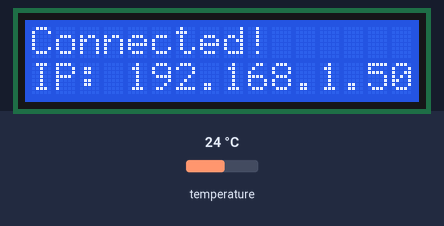
A sketch run on a simulated Arduino Uno, built with avr-gcc and run on an emulated ATmega328P. Shown: 16×2 character LCD. Inputs (shaded band) come from the test bench; at power-on: temperature 24 °C. WiFi joins after 1.5 s; servers stay silent unless stated; the local clock reads 2024-03-15 10:24:30 at power-on unless the sketch sets it; no MQTT or app messages arrive unless stated; what the sketch prints to the serial monitor is not drawn.

Above: at 2.6 s.
At 5.8 s:
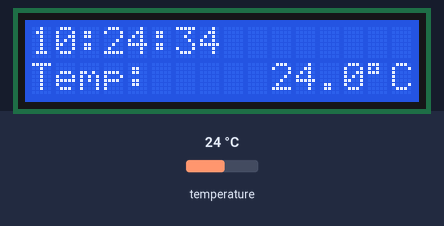
5.9 s: temperature set to 12 °C
At 7.1 s:
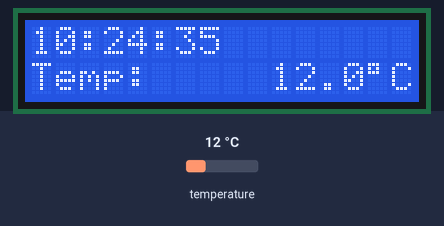
8.8 s: temperature set to 19 °C
At 9.7 s:
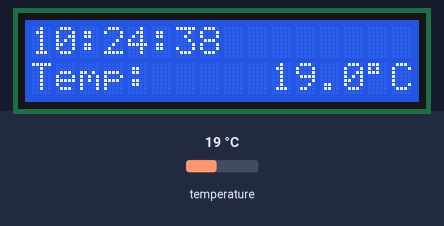
11.8 s: temperature set to 28 °C
At 13.1 s:
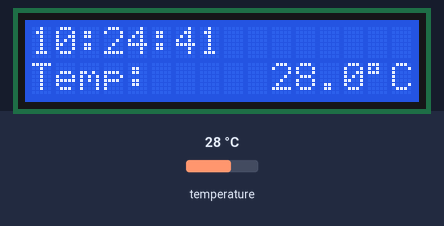
Timing chart, 0 to 14.8 s (numbered marks = the images above; inputs shaded):
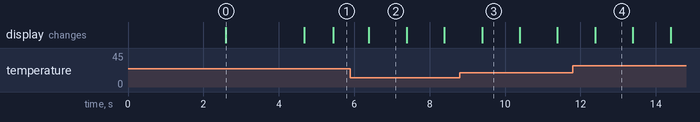

Measured:
- what the display in image 0 shows lasts 2.1 s, from 2.6 s to 4.7 s
- what the display in image 2 shows lasts 1.0 s, from 6.4 s to 7.4 s

The sketch:

temp_softa.ino
```cpp
#include <LiquidCrystal.h>
#include <Ethernet.h>
#include <PubSubClient.h>
#include <TimeLib.h>
#include <Timezone.h>
#include <OneWire.h>
#include <DallasTemperature.h>

LiquidCrystal lcd(8, 7, 6, 5, 4, 3);

#define MODE A0
boolean TEST_MODE = false;

OneWire oneWire(2);                         //temperature sensor data wire connected to d2
DallasTemperature sensor(&oneWire);

char TEMPERATURE[6] = {};                   //char array for measured temperature

#define SERIAL_ON                           //define SERIAL_ON for debugging

void measure();
void refreshDisplay();
void testMode();

////////////////////////////////////////////////////////////////////////////////////////////////////////////////////////////
//===-----------------------------------------Ethernet and MQTT-------------------------------------------------------===//
//////////////////////////////////////////////////////////////////////////////////////////////////////////////////////////
EthernetClient ethClient;
static uint8_t mac[6] = {0x44, 0x76, 0x58, 0x10, 0x00, 0x42};             //arduinos mac address


char* deviceId = "2020_DI_B_22";                                          //mqtt client username
char* clientId = "2020_CI_B_22";                                          //mqtt client id
char* devicePass = "tamk1";                                               //mqtt password

unsigned int Port = 10884;                                                //mqtt port
byte server[] = {193, 167, 167,59};                                       // TAMK IP

void callback(char* topic, byte* payload, unsigned int length);           // subscription callback for received MQTT messages

PubSubClient client(server, Port, callback, ethClient);                   // mqtt client

 #define inTopic    "ICT1B_in_2020"                                        // * MQTT channel where data are received
 #define outTopic   "ICT1B_out_2020"                                       // * MQTT channel where data is send

 void initEthernet();
 void connectMQTT();
 void sendJSON();

//////////////////////////////////////////////////////////////////////////////////////////////////////////////////////////


/////////////////////////////////////////////////////////////////////////////////////////////////////////////////////////
//===------------------------------------------------TIME----------------------------------------------------------===//
///////////////////////////////////////////////////////////////////////////////////////////////////////////////////////
const int NTP_PACKET_SIZE= 48;                                // NTP time stamp is in the first 48 bytes of the message

byte packetBuffer[ NTP_PACKET_SIZE];                          //create byte array as buffer for NTP messages

EthernetUDP Udp;

TimeChangeRule euDST = {"DST", Last, Sun, Mar, 3, 180};      //Daylight saving time
TimeChangeRule euST = {"ST", Last, Sun, Oct, 4, 120};        //Standard time

Timezone euEastern(euDST, euST);                             //Timezone

void sendNTP();
time_t getNTP();

///////////////////////////////////////////////////////////////////////////////////////////////////////////////////////////////

void setup()
{

  Serial.begin(9600);
  lcd.begin(16,2);
  sensor.begin();

  if(analogRead(MODE) == LOW){TEST_MODE = true;}                              //start test mode if button is pushed

  else
  {
    initEthernet();
    Udp.begin(123);
    setSyncProvider(getNTP);                                                 //set sync provider for time
    setSyncInterval(3600);                                                   //set sync interval (1 hour)

    while(timeStatus() == timeNotSet) {setSyncProvider(getNTP);}

    connectMQTT();
  }
  Serial.println(TEST_MODE);
  lcd.clear();
}

//////////////////////////////////////////////////////////////////////////////////////////////////////////////////////////////

time_t prevDisplay = 0;                                           // when lcd was refreshed
time_t prevSend = 0;                                              // when data was previously sent to server

void loop()
{
  if(TEST_MODE)
  {
    testMode();
    delay(500);
  }

  else                                                           //mqtt loop
  {
    if (timeStatus() != timeNotSet)
    {
      if (now() != prevDisplay)                                  //update the display only if time has changed
      {
        prevDisplay = now();

        measure();
        refreshDisplay();
        client.loop();                                          //maintain mqtt and ethernet
        Ethernet.maintain();
      }

      if (now() - prevSend > 120)                               //send data every 2 minutes to server
      {
        prevSend = now();
        sendJSON();
      }
    }
  }
}


///////////////////////////////////////////////////////////////////////////////////////////////////////////////////
//===-------------------------------------------ETHERNET AND MQTT FUNCTIONS----------------------------------===//
/////////////////////////////////////////////////////////////////////////////////////////////////////////////////

void initEthernet()
{
  #ifdef SERIAL_ON
    Serial.println("Setting up ethernet.");
  #endif

  lcd.clear();
  lcd.print("Connecting...");
  delay(1000);

  if(Ethernet.begin(mac) == 0)                         //connect ethernet. ethernet.begin() will return 0 if connection
  {                                                    //fails. wait time is 60 seconds
    #ifdef SERIAL_ON
      Serial.println("Failed to connect.");
    #endif

    lcd.setCursor(0,1);
    lcd.print("Connection fail");
    delay(2000);
  }
  else                                                //if connection was successful print ip
  {
    #ifdef SERIAL_ON
      Serial.print("Connected! IP: ");
      Serial.println(Ethernet.localIP());
    #endif

    lcd.clear();
    lcd.print("Connected!");
    lcd.setCursor(0,1);
    lcd.print("IP: ");
    lcd.print(Ethernet.localIP());
    delay(1000);
  }
}

void connectMQTT()
{
  #ifdef SERIAL_ON
    Serial.println("Connecting to mqtt.");
  #endif

  unsigned long startmillis = millis();

  while(!client.connected() && millis() - startmillis < 10000)      //try connection for 10 secs
  {
    client.connect(clientId, deviceId, devicePass);
    delay(1000);
  }

  if(client.connected())
  {
    client.subscribe(inTopic);

    #ifdef SERIAL_ON
      Serial.println("Client connected.");
    #endif
  }

  else
  {
    #ifdef SERIAL_ON
      Serial.println("Connection failed.");
    #endif
  }
}


void sendJSON()
{
  char msg[100] = {};
  sprintf(msg, "IOTJS={\"S_name\":\"temp_22\",\"S_value\":%5s,\"S_unit\":\"°C\"}", TEMPERATURE);  //create JSON

  #ifdef SERIAL_ON
    Serial.print("JSON: ");
    Serial.println(msg);
    Serial.println("Sending JSON to raspberry.");
  #endif

  if(client.connected())                                              //if client connected
  {
    client.publish(outTopic, msg);                                    //send JSON to raspberry

    #ifdef SERIAL_ON
      Serial.println("Message sent.");
    #endif
  }

  else                                                                //if client is not connected
  {
    connectMQTT();                                                    //try reconnecting

    if(client.connected()){client.publish(outTopic, msg);}            //if succesfully connected -> send message, otherwise try again next time
  }
}

void callback(char* topic, byte* payload, unsigned int length)
{
  char* received = {};
  received = (char*) malloc(length + 1);
  memcpy(received, payload, length);                                //copy received msg to received variable

  free(received);                                                   //for now dont do anything with it
}
//xxxxxxxxxxxxxxxxxxxxxxxxxxxxxxxxxxxxxxxxxxxxxxxxxxxxxxxxxxxxxxxxxxxxxxxxxxxxxxxxxxxxxxxxxxxxxxxxxxxxxxxxxxxxxxxxx//


/////////////////////////////////////////////////////////////////////////////////////////////////////////////////////
//===--------------------------------------------TIME FUNCTIONS-------------------------------------------------===//
///////////////////////////////////////////////////////////////////////////////////////////////////////////////////


void sendNTP(char* address)                                           //sends NTP time request to time server
{
  memset(packetBuffer, 0, NTP_PACKET_SIZE);
                                                                      // Initialize values for NTP request
  packetBuffer[0] = 0b11100011;
  packetBuffer[1] = 0;
  packetBuffer[2] = 6;
  packetBuffer[3] = 0xEC;
  packetBuffer[12]  = 49;
  packetBuffer[13]  = 0x4E;
  packetBuffer[14]  = 49;
  packetBuffer[15]  = 52;

  if(Udp.beginPacket(address, 123) == 1)
  {
    Udp.write(packetBuffer, NTP_PACKET_SIZE);

    if(Udp.endPacket() != 1)
    {
      Serial.println(F("Send error"));
    }
  }

  else
  {
    Serial.println(F("Socket error"));
  }
}


time_t getNTP()
{
  char address[]PROGMEM = "0.europe.pool.ntp.org";                                    //address for NTP time pool
  unsigned long _time ={};                                                            //variable for parsed time
  const unsigned long seventyYears = 2208988800UL;                                    //seventy years in seconds

  #ifdef SERIAL_ON
    Serial.println("Fetching time...");
  #endif

  sendNTP(address);                                                                   //send time request to server

  #ifdef SERIAL_ON
    Serial.println("Sent NTP packet.");
  #endif

  unsigned long startmillis = millis();

  while(millis() - startmillis < 5000)                                                //wait up to 5s for response
  {
    if(Udp.parsePacket())
    {
      Udp.read(packetBuffer, NTP_PACKET_SIZE);                                        //read received packet to buffer

      unsigned long highWord = word(packetBuffer[40], packetBuffer[41]);
      unsigned long lowWord = word(packetBuffer[42], packetBuffer[43]);
      unsigned long secsSince1900 = highWord << 16 | lowWord;

      _time = secsSince1900 - seventyYears;                                           //init _time variable with utc time so we can handle DST with timezone lib

      #ifdef SERIAL_ON
        Serial.print("Sync successful: ");
        Serial.println(_time);
      #endif

      return _time;                                                                  //return time if sync is successful
    }
  }

  #ifdef SERIAL_ON
    Serial.println("Time sync failed.");
  #endif
  return 0;                                                                          //return 0 if sync failed
}

//xxxxxxxxxxxxxxxxxxxxxxxxxxxxxxxxxxxxxxxxxxxxxxxxxxxxxxxxxxxxxxxxxxxxxxxxxxxxxxxxxxxxxxxxxxxxxxxxxxxxxxxxxxxxxxxxx//


/////////////////////////////////////////////////////////////////////////////////////////////////////////////////////
//===----------------------------MEASURE, DISPLAY AND TEST MODE FUNCTIONS--------------------------------------===//
///////////////////////////////////////////////////////////////////////////////////////////////////////////////////

void measure()
{
  sensor.requestTemperatures();
  float temp = sensor.getTempCByIndex(0);
  dtostrf(temp, 5, 1, TEMPERATURE);                                   //write temperature to char array
}

void refreshDisplay()
{
  {
    time_t utc = now();                                               //save utc time to time_t variable
    time_t local = euEastern.toLocal(utc);                            //and convert it to local time using timezone rules
    char upper_row[16] = {};

    sprintf(upper_row, "%02d:%02d:%02d", hour(local), minute(local), second(local));

    lcd.setCursor(0,0);
    lcd.print(upper_row);
  }
  {
    char lower_row[16] = {};

    sprintf(lower_row, "Temp:%9s%1c%1c", TEMPERATURE, 223, 'C');

    lcd.setCursor(0,1);
    lcd.print(lower_row);
  }
}

void testMode()
{
  char upper_row[16] = {};                                        //definition of needed variables in test mode
  char lower_row[16] = {};

  measure();                                                      //refresh global values

  sprintf(upper_row, "Temp:%9s%1c%1c", TEMPERATURE, 223, 'C');
  lcd.print(upper_row);

  sprintf(lower_row, "Team 22%9s", "TM");
  lcd.setCursor(0,1);
  lcd.print(lower_row);
}
```
